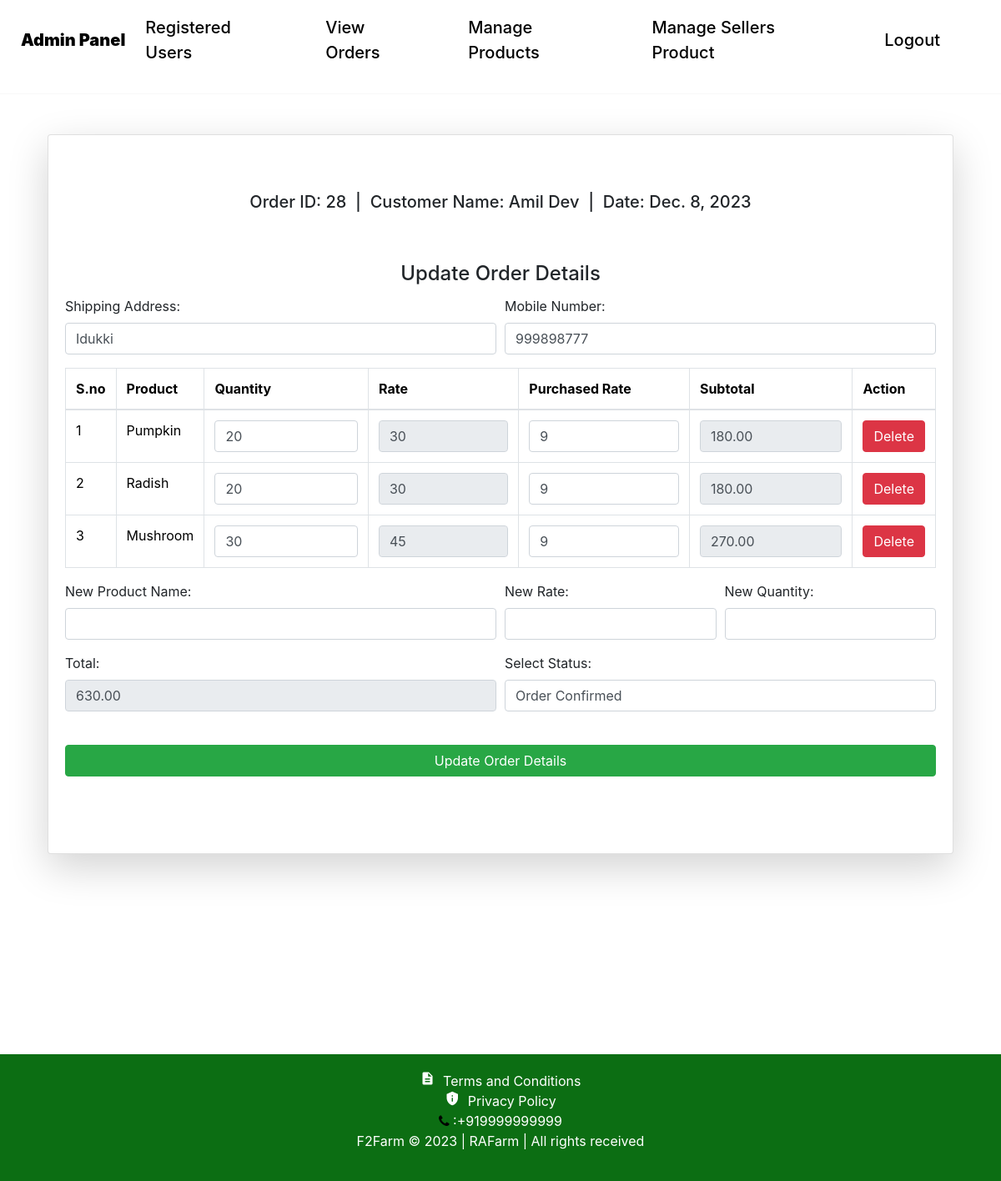
Page /update-seller-order/28 (signed in) on the committed database.
### F2FarmApp/models.py (models this page shows, shortened)
class SellerOrders(models.Model):
    STATUS =(
        ('Pending','Pending'),
        ('Order Confirmed','Order Confirmed'),
        ('Picked Up','Picked Up'),
    )
    seller=models.ForeignKey('Customer', on_delete=models.CASCADE,null=True)
    product=models.ForeignKey('Product',on_delete=models.CASCADE,null=True)
    email = models.CharField(max_length=50,null=True)
    address = models.CharField(max_length=500,null=True)
    mobile = models.CharField(max_length=20,null=True)
    order_date= models.DateField(auto_now_add=True,null=True)
    status=models.CharField(max_length=50,null=True,choices=STATUS)

class SellerCartProduct(models.Model):
    cart = models.ForeignKey(sellercart, on_delete=models.CASCADE)
    product = models.ForeignKey(Product, on_delete=models.CASCADE)
    rate = models.PositiveIntegerField()
    quantity = models.PositiveIntegerField()
    subtotal = models.PositiveIntegerField(default=0)
    grade = models.CharField(max_length=500,null=True)

class Product(models.Model):
    name=models.CharField(max_length=40)
    product_image= models.ImageField(upload_to='product_image/',null=True,blank=True)
    price = models.PositiveIntegerField()
    quantity = models.PositiveIntegerField(default=20)
    description=models.CharField(max_length=40)

### F2FarmApp/views.py (the view)
# urls.py: path('update-seller-order/<int:pk>', views.update_seller_order_view,name='update-seller-order'),
@login_required(login_url='adminlogin')
def update_seller_order_view(request, pk):
    order = models.SellerOrders.objects.get(id=pk)
    cart_products = models.SellerCartProduct.objects.filter(cart=order.cart)
    order_details = {
        'order_id': order.id,
        'customer_name': order.seller.get_name,
        'order_date': order.order_date,
    }
    initial_data = {
        'address': order.address,
        'mobile': order.mobile,
        'status': order.status,
        'total': order.cart.total,
    }
    if request.method == 'POST':
        order_form = forms.SellerOrderForm(request.POST, instance=order)
        if order_form.is_valid():
            with transaction.atomic():
                for cart_product in cart_products:
                    cart_product.product.name = request.POST.get(f'product_{cart_product.id}')
                    cart_product.rate = float(request.POST.get(f'rate_{cart_product.id}', 0))
                    cart_product.quantity = int(request.POST.get(f'quantity_{cart_product.id}', 0))
                    cart_product.grade = request.POST.get(f'grade_{cart_product.id}')
                    cart_product.subtotal = float(request.POST.get(f'subtotal_{cart_product.id}', 0))
                    cart_product.save()
                    if f'delete_product_{cart_product.id}' in request.POST:
                        cart_product.delete()
                if 'add_new_product' in request.POST:
                    new_product_name = request.POST.get('new_product_name')
                    new_cart_product = models.SellerCartProduct.objects.create(
                        cart=order.cart,
                        product=models.Product.objects.create(name=new_product_name),
                        rate=float(request.POST.get('new_rate', 0)),
                        quantity=int(request.POST.get('new_quantity', 0)),
                        subtotal=float(request.POST.get('new_subtotal', 0)),
                    )
                order.cart.total = calculate_updated_seller_total(order)
                order.cart.save()
                order_form.save()
                return redirect('admin_view_selling_view')
    else:
        order_form = forms.SellerOrderForm(instance=order, initial=initial_data)
    return render(request, 'ecom/update_seller_order.html', {'orderForm': order_form, 'cart_products': cart_products, 'order_details': order_details})

### F2FarmApp/forms.py
class SellerOrderForm(forms.ModelForm):
    class Meta:
        model = models.SellerOrders
        fields = ['address', 'mobile', 'status']
    product = forms.ModelChoiceField(queryset=models.SellerCartProduct.objects.all().values_list('product', flat=True).distinct(), required=False)
    rate = forms.IntegerField(required=False)
    quantity = forms.IntegerField(required=False)
    subtotal = forms.IntegerField(required=False)
    total = forms.IntegerField(required=False)

### F2FarmApp/models.py (called while the page is built)
    @property
    def get_name(self):
        return self.user.first_name+" "+self.user.last_name

### F2FarmApp/templates/ecom/update_seller_order.html (shortened to what this page needs)
{% extends 'ecom/admin_base.html' %}
{% load widget_tweaks %}
{% block content %}
<head>
  <link href="//maxcdn.bootstrapcdn.com/bootstrap/4.1.1/css/bootstrap.min.css" rel="stylesheet" id="bootstrap-css">
</head>
<form method="post">
  <div class="container mt-5">
    <div class="row justify-content-center">
      <div class="col-md-15">
        <div class="card shadow-lg">
          <div class="card-body"><br><br>
            <h5 class="card-title text-center">
              Order ID: {{ order_details.order_id }} &nbsp;|&nbsp; Customer Name: {{ order_details.customer_name }} &nbsp;|&nbsp; Date: {{ order_details.order_date }}
          </h5>
          <br><br>
            <h4 class="card-title text-center">Update Order Details</h4>
            <div class="form-row">
              <div class="form-group col-md-6">
                <label for="address">Shipping Address:</label>
                {% render_field orderForm.address class="form-control" %}
              </div>
              <div class="form-group col-md-6">
                <label for="mobile">Mobile Number:</label>
                {% render_field orderForm.mobile class="form-control" %}
              </div>
            </div>
            <div class="form-row">
              <div class="col-md-12">
                <table class="table table-bordered" id="orderTable">
                  <thead>
                    <tr>
                      <th>S.no</th>
                      <th>Product</th>
                      <th>Quantity</th>
                      <th>Rate</th>
                      <th>Purchased Rate</th>
                      <th>Subtotal</th>
                      <th>Action</th>
                    </tr>
                  </thead>
                  <tbody>
                    {% for cart_product in cart_products %}
                      <tr>
                        <td>{{ forloop.counter }}</td>
                        <td>{{ cart_product.product.name }}</td>
                        <td>
                          <input type="text" name="quantity_{{ cart_product.id }}" class="form-control quantity-input" data-rate="{{ cart_product.rate }}" value="{{ cart_product.quantity }}">
                        </td>
                        <td>
                          <input type="number" name="rate_{{ cart_product.id }}" class="form-control rate-input" value="{{ cart_product.rate }}" readonly>
                        </td>
                        <td>
                        <input type="text" name="grade_{{ cart_product.id }}" class="form-control grade-input" value="{{ cart_product.grade }}">
                      </td>
                        <td>
                          <input type="number" name="subtotal_{{ cart_product.id }}" class="form-control subtotal-input" value="{{ cart_product.subtotal }}" readonly>
                        </td>
                        <td>
                          <input type="submit" name="delete_product_{{ cart_product.id }}" value="Delete" class="btn btn-danger">
                        </td>
                      </tr>
                    {% endfor %}
                  </tbody>
                </table>
              </div>
            </div>
            <div class="form-row">
              <div class="form-group col-md-6">
                <label for="new_product_name">New Product Name:</label>
                <input type="text" name="new_product_name" class="form-control">
              </div>
              <div class="form-group col-md-3">
                <label for="new_rate">New Rate:</label>
                <input type="number" name="new_rate" class="form-control">
              </div>
              <div class="form-group col-md-3">
                <label for="new_quantity">New Quantity:</label>
                <input type="number" name="new_quantity" class="form-control">
              </div>
            </div>
            <div class="form-row">
              <div class="form-group col-md-6">
                <label for="total">Total:</label>
                <input type="text" name="{{ orderForm.total.name }}" value="{{ orderForm.total.value }}" class="form-control" id="id_total" readonly>
            </div>
              <div class="form-group col-md-6">
                <label for="status">Select Status:</label>
                {% render_field orderForm.status class="form-control" %}
              </div>
            </div><br>
            <button type="submit" class="btn btn-success btn-block">Update Order Details</button>
            <br><br><br>
          </div>
        </div>
      </div>
    </div>
  </div>
</form>
{% endblock content %}

### F2FarmApp/templates/ecom/admin_base.html (style rules this page uses)
body { background-color: #FFFFFF; margin: 0; padding: 0; box-sizing: border-box; }
body { margin: 0; padding: 0; }

### rows in the picture
SellerOrders: order_date "Dec. 8, 2023", address "Idukki", mobile "999898777", status "Order Confirmed"
SellerCartProduct: product.name "Pumpkin", quantity "20", rate "30", grade "9", subtotal "180.00"
SellerCartProduct: product.name "Radish", quantity "20", rate "30", grade "9", subtotal "180.00"
SellerCartProduct: product.name "Mushroom", quantity "30", rate "45", grade "9", subtotal "270.00"

### other values in the picture
{{ order_details.order_id }} "28"
{{ order_details.customer_name }} "Amil Dev"
